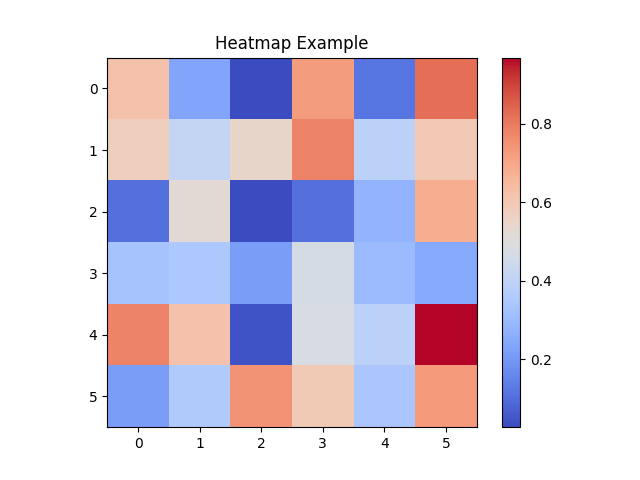

Here is the Python script that generated this plot:
import matplotlib.pyplot as plt
import numpy as np

# Heatmap data
data = np.random.rand(6, 6)

plt.imshow(data, cmap='coolwarm', interpolation='nearest')
plt.colorbar()
plt.title('Heatmap Example')

# Save as .png
plt.savefig('heatmap.png')
